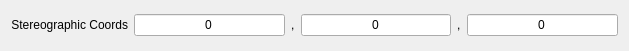
<?xml version="1.0" encoding="UTF-8"?>
<ui version="4.0">
 <class>StereographicWidget</class>
 <widget class="QWidget" name="StereographicWidget">
  <property name="geometry">
   <rect>
    <x>0</x>
    <y>0</y>
    <width>629</width>
    <height>51</height>
   </rect>
  </property>
  <property name="windowTitle">
   <string>Form</string>
  </property>
  <layout class="QGridLayout" name="gridLayout">
   <item row="0" column="0">
    <widget class="QLabel" name="label_32">
     <property name="text">
      <string>Stereographic Coords</string>
     </property>
     <property name="alignment">
      <set>Qt::AlignRight|Qt::AlignTrailing|Qt::AlignVCenter</set>
     </property>
    </widget>
   </item>
   <item row="0" column="4">
    <widget class="QLabel" name="label_2">
     <property name="text">
      <string>,</string>
     </property>
    </widget>
   </item>
   <item row="0" column="2">
    <widget class="QLabel" name="label">
     <property name="text">
      <string>,</string>
     </property>
    </widget>
   </item>
   <item row="0" column="1">
    <widget class="QLineEdit" name="xCoord">
     <property name="minimumSize">
      <size>
       <width>118</width>
       <height>20</height>
      </size>
     </property>
     <property name="text">
      <string>0</string>
     </property>
     <property name="alignment">
      <set>Qt::AlignCenter</set>
     </property>
    </widget>
   </item>
   <item row="0" column="3">
    <widget class="QLineEdit" name="yCoord">
     <property name="minimumSize">
      <size>
       <width>118</width>
       <height>20</height>
      </size>
     </property>
     <property name="text">
      <string>0</string>
     </property>
     <property name="alignment">
      <set>Qt::AlignCenter</set>
     </property>
    </widget>
   </item>
   <item row="0" column="5">
    <widget class="QLineEdit" name="zCoord">
     <property name="minimumSize">
      <size>
       <width>118</width>
       <height>20</height>
      </size>
     </property>
     <property name="text">
      <string>0</string>
     </property>
     <property name="alignment">
      <set>Qt::AlignCenter</set>
     </property>
    </widget>
   </item>
  </layout>
 </widget>
 <tabstops>
  <tabstop>xCoord</tabstop>
  <tabstop>yCoord</tabstop>
  <tabstop>zCoord</tabstop>
 </tabstops>
 <resources/>
 <connections/>
</ui>
